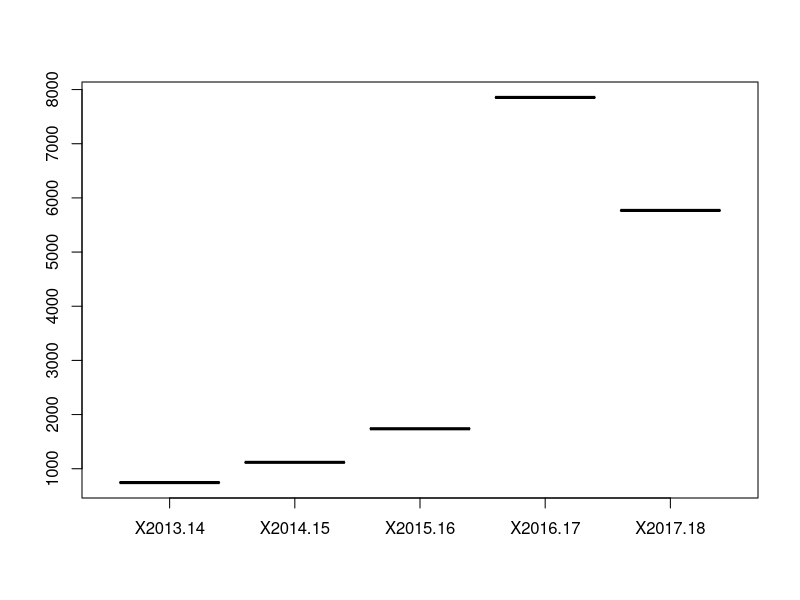
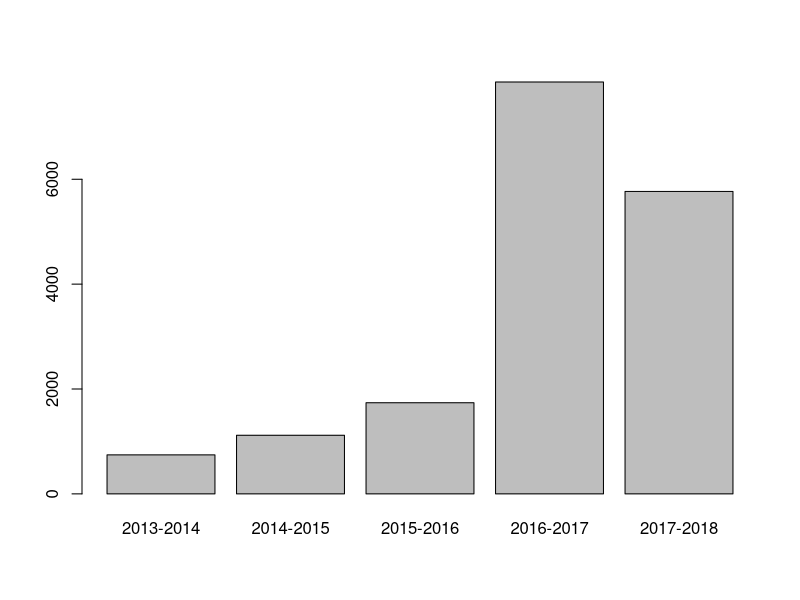
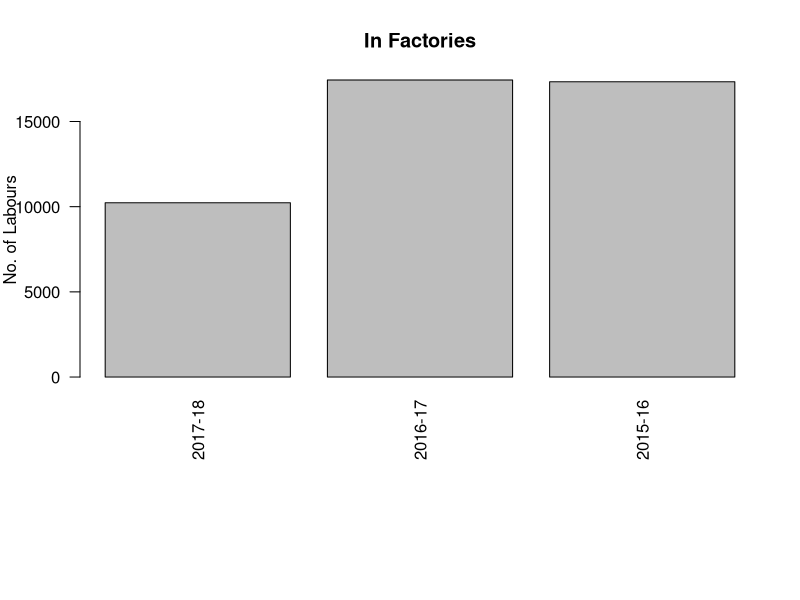
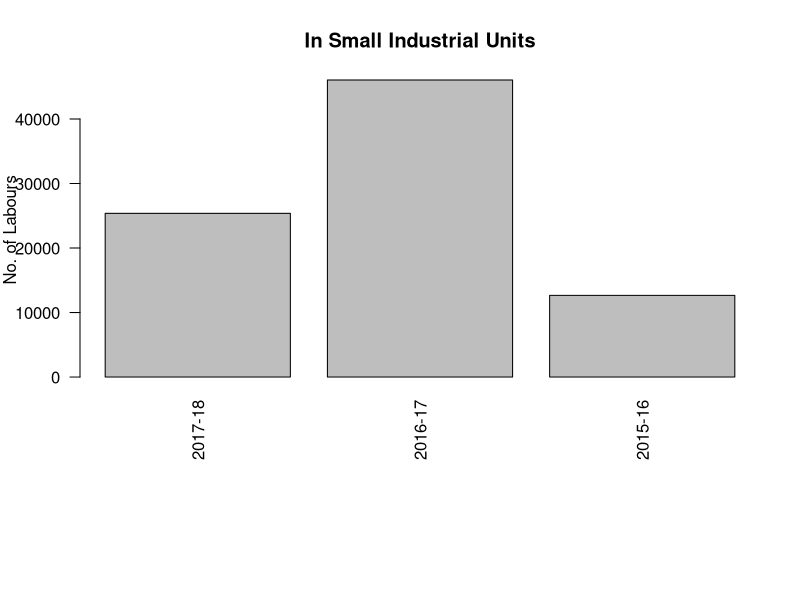
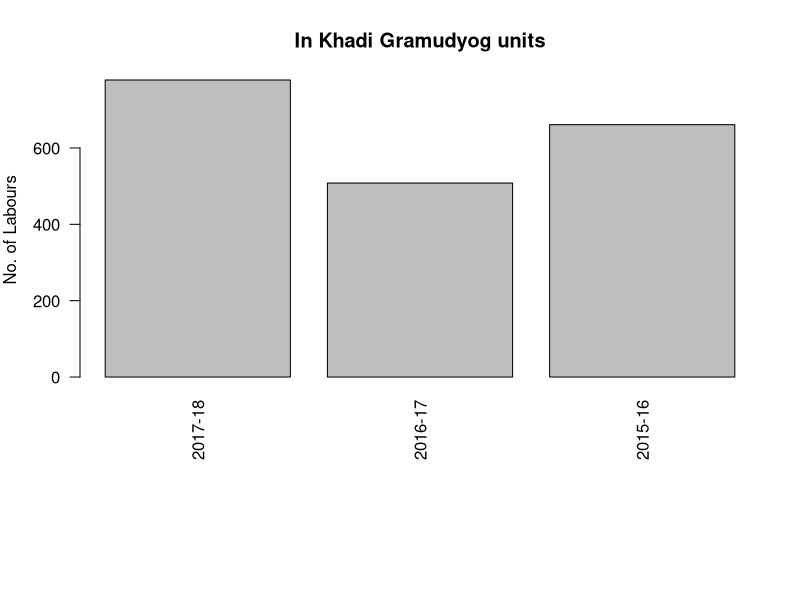
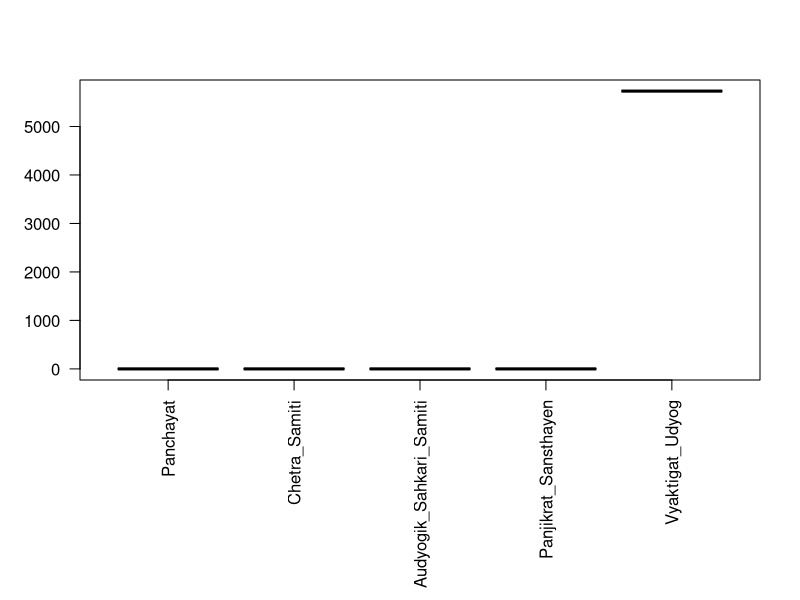
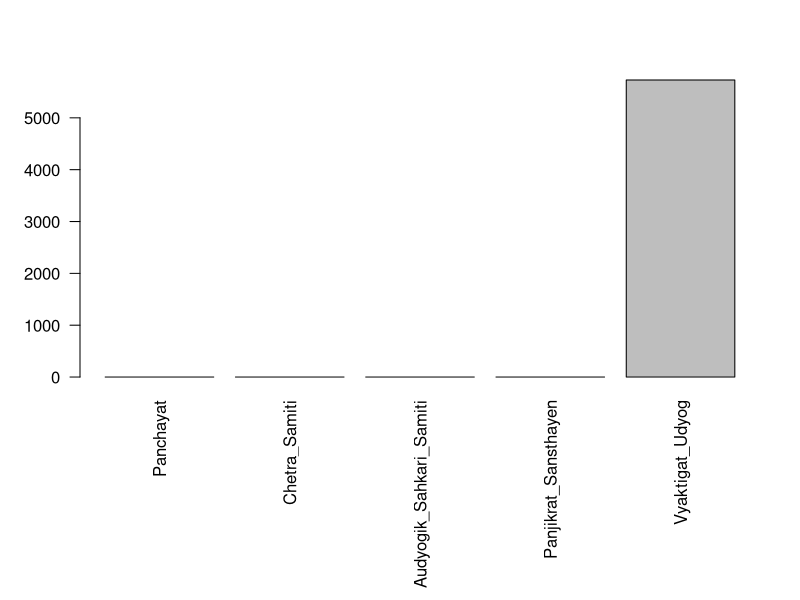
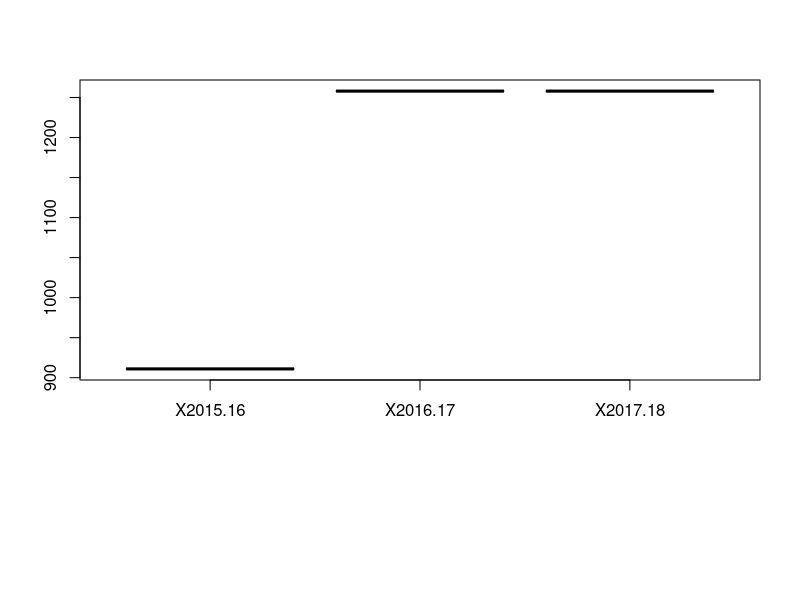

Recreate these plots in R, in order.
## ---- chunk 1
knitr::opts_chunk$set(echo = TRUE)
## ---- chunk 2
data <- read.csv("data_files/no_of_industries.csv", header = TRUE)
## ---- chunk 3
boxplot(data)
## ---- chunk 4
bvector <- as.numeric(data[1,])
barplot(height = bvector, names.arg = c("2013-2014","2014-2015","2015-2016","2016-2017","2017-2018"))
## ---- chunk 5
summary(data)
## ---- chunk 6
data <- read.csv("data_files/industries_labour.csv", header = TRUE)
data <- cbind(Years = c("2017-18","2016-17","2015-16"), data)
## ---- chunk 7
op <- par(mar=c(11,4,4,2))
d = data[,2]
#boxplot(data = d, names = c("2017-18","2016-17","2015-16"),horiz=F, las=2, main="In Factories")

rm(op)
## ---- chunk 8
bvector <- as.numeric(data[,2])
cvector <- as.numeric(data[,3])
dvector <- as.numeric(data[,4])
op <- par(mar=c(11,4,4,2))
barplot(height = bvector, names.arg = c("2017-18","2016-17","2015-16"),horiz=F, las=2, ylab="No. of Labours", main="In Factories" )
barplot(height = cvector, names.arg = c("2017-18","2016-17","2015-16"),horiz=F, las=2, ylab="No. of Labours", main="In Small Industrial Units" )
barplot(height = dvector, names.arg = c("2017-18","2016-17","2015-16"),horiz=F, las=2, ylab="No. of Labours", main="In Khadi Gramudyog units" )
rm(op)
## ---- chunk 9
summary(data)
## ---- chunk 10
data <- read.csv("data_files/industries_ownership.csv", header = TRUE)
## ---- chunk 11
op <- par(mar=c(11,4,4,2))
boxplot(data, names = c("Panchayat","Chetra_Samiti","Audyogik_Sahkari_Samiti","Panjikrat_Sansthayen","Vyaktigat_Udyog"),horiz=F, las=2)
rm(op)
## ---- chunk 12
bvector <- as.numeric(data[1,])
op <- par(mar=c(11,4,4,2))
barplot(height = bvector, names.arg = c("Panchayat","Chetra_Samiti","Audyogik_Sahkari_Samiti","Panjikrat_Sansthayen","Vyaktigat_Udyog"),horiz=F, las=2)
rm(op)
## ---- chunk 13
summary(data)
## ---- chunk 14
data <- read.csv("data_files/electric_connections.csv", header = TRUE)
## ---- chunk 15
boxplot(data)
## ---- chunk 16
bvector <- as.numeric(data[1,])
barplot(height = bvector, names.arg = c("2015-2016","2016-2017","2017-2018"))
## ---- chunk 17
summary(data)
## ---- chunk 18
data <- read.csv("data_files/education_nos.csv", header = TRUE)
## ---- chunk 19
boxplot(data)
## ---- chunk 20
bvector <- as.numeric(data[1,])
barplot(height = bvector, names.arg = c("Schools","Colleges","Universities"))
## ---- chunk 21
summary(data)
## ---- chunk 22
data <- read.csv("data_files/teachers.csv", header = TRUE)
## ---- chunk 23
boxplot(data)
## ---- chunk 24
bvector <- as.numeric(data[1,])
barplot(height = bvector, names.arg = c(" Primary Schools","Colleges","Universities"))
## ---- chunk 25
summary(data)
## ---- chunk 26
data <- read.csv("data_files/irrigation_area.csv", header = TRUE)
## ---- chunk 27
boxplot(data)
## ---- chunk 28
bvector <- as.numeric(data[1,])
barplot(height = bvector, names.arg = c("2015-16","2016-17","2017-18"))
## ---- chunk 29
summary(data)
## ---- chunk 30
data <- read.csv("data_files/ponds_canals.csv", header = TRUE)
## ---- chunk 31
boxplot(data)
## ---- chunk 32
bvector <- as.numeric(data[1,])
barplot(height = bvector, names.arg = c("Canals","Ponds"))
## ---- chunk 33
summary(data)
## ---- chunk 34
data1 <- read.csv("data_files/tubewellse.csv", header = TRUE)
data2 <- read.csv("data_files/tubewellsdiesel.csv", header = TRUE)

## ---- chunk 35
boxplot(data1, main = "Electric tubewells")
boxplot(data2, main = "Diesel tubewells")

## ---- chunk 36
bvector <- as.numeric(data1[1,])
barplot(height = bvector, names.arg = c("2015-16","2016-17","2017-18"), main = "Electric tubewells")
cvector <- as.numeric(data2[1,])
barplot(height = bvector, names.arg = c("2015-16","2016-17","2017-18"), main = "Diesel tubewells")
## ---- chunk 37
summary(data)
## ---- chunk 38
data <- read.csv("data_files/borewells.csv", header = TRUE)
## ---- chunk 39
boxplot(data)
## ---- chunk 40
bvector <- as.numeric(data[1,])
barplot(height = bvector, names.arg = c("2015-16","2016-17","2017-18"))
## ---- chunk 41
summary(data)
